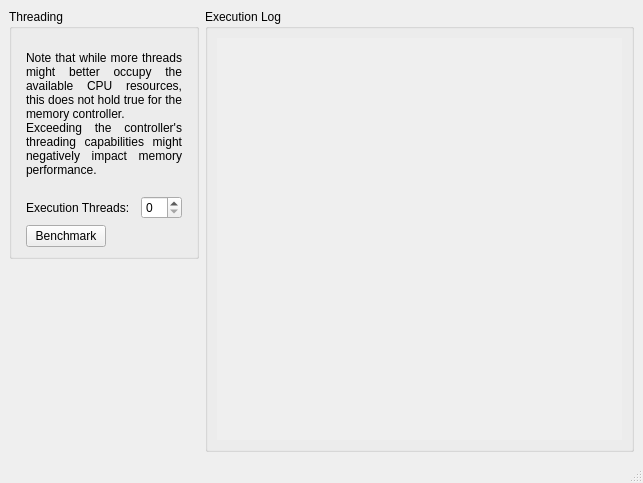
<?xml version="1.0" encoding="UTF-8"?>
<ui version="4.0">
 <class>MainWindow</class>
 <widget class="QMainWindow" name="MainWindow">
  <property name="geometry">
   <rect>
    <x>0</x>
    <y>0</y>
    <width>643</width>
    <height>483</height>
   </rect>
  </property>
  <property name="windowTitle">
   <string>MainWindow</string>
  </property>
  <property name="windowIcon">
   <iconset resource="MemLoader.qrc">
    <normaloff>:/MemLoader/images/MemLoader.svg</normaloff>:/MemLoader/images/MemLoader.svg</iconset>
  </property>
  <widget class="QWidget" name="centralwidget">
   <property name="sizePolicy">
    <sizepolicy hsizetype="Expanding" vsizetype="Expanding">
     <horstretch>0</horstretch>
     <verstretch>0</verstretch>
    </sizepolicy>
   </property>
   <layout class="QGridLayout" name="gridLayout">
    <item row="0" column="1" rowspan="2">
     <widget class="QGroupBox" name="groupBoxLog">
      <property name="title">
       <string>Execution Log</string>
      </property>
      <layout class="QGridLayout" name="gridLayout_3">
       <item row="0" column="0">
        <widget class="QScrollArea" name="scrollAreaRunLog">
         <property name="frameShape">
          <enum>QFrame::NoFrame</enum>
         </property>
         <property name="widgetResizable">
          <bool>true</bool>
         </property>
         <widget class="QWidget" name="scrollAreaWidgetContents">
          <property name="geometry">
           <rect>
            <x>0</x>
            <y>0</y>
            <width>419</width>
            <height>382</height>
           </rect>
          </property>
         </widget>
        </widget>
       </item>
      </layout>
     </widget>
    </item>
    <item row="1" column="0">
     <spacer name="verticalSpacer">
      <property name="orientation">
       <enum>Qt::Vertical</enum>
      </property>
      <property name="sizeHint" stdset="0">
       <size>
        <width>20</width>
        <height>40</height>
       </size>
      </property>
     </spacer>
    </item>
    <item row="0" column="0">
     <widget class="QGroupBox" name="groupBoxThreading">
      <property name="enabled">
       <bool>true</bool>
      </property>
      <property name="sizePolicy">
       <sizepolicy hsizetype="Fixed" vsizetype="Fixed">
        <horstretch>0</horstretch>
        <verstretch>0</verstretch>
       </sizepolicy>
      </property>
      <property name="minimumSize">
       <size>
        <width>190</width>
        <height>250</height>
       </size>
      </property>
      <property name="baseSize">
       <size>
        <width>80</width>
        <height>100</height>
       </size>
      </property>
      <property name="title">
       <string>Threading</string>
      </property>
      <property name="checkable">
       <bool>false</bool>
      </property>
      <layout class="QGridLayout" name="gridLayout_2">
       <item row="0" column="0" colspan="2">
        <widget class="QLabel" name="label_2">
         <property name="text">
          <string>Note that while more threads might better occupy the available CPU resources, this does not hold true for the memory controller.
Exceeding the controller's threading capabilities might negatively impact memory performance.</string>
         </property>
         <property name="alignment">
          <set>Qt::AlignJustify|Qt::AlignVCenter</set>
         </property>
         <property name="wordWrap">
          <bool>true</bool>
         </property>
        </widget>
       </item>
       <item row="1" column="0">
        <widget class="QLabel" name="label">
         <property name="text">
          <string>Execution Threads:</string>
         </property>
        </widget>
       </item>
       <item row="1" column="1">
        <widget class="QSpinBox" name="spinBox">
         <property name="sizePolicy">
          <sizepolicy hsizetype="Fixed" vsizetype="Fixed">
           <horstretch>0</horstretch>
           <verstretch>0</verstretch>
          </sizepolicy>
         </property>
        </widget>
       </item>
       <item row="2" column="0">
        <widget class="QPushButton" name="pushButton">
         <property name="sizePolicy">
          <sizepolicy hsizetype="Fixed" vsizetype="Fixed">
           <horstretch>0</horstretch>
           <verstretch>0</verstretch>
          </sizepolicy>
         </property>
         <property name="text">
          <string>Benchmark</string>
         </property>
        </widget>
       </item>
      </layout>
     </widget>
    </item>
   </layout>
  </widget>
  <widget class="QMenuBar" name="menubar">
   <property name="geometry">
    <rect>
     <x>0</x>
     <y>0</y>
     <width>643</width>
     <height>28</height>
    </rect>
   </property>
  </widget>
  <widget class="QStatusBar" name="statusbar"/>
 </widget>
 <resources>
  <include location="MemLoader.qrc"/>
 </resources>
 <connections>
  <connection>
   <sender>pushButton</sender>
   <signal>clicked()</signal>
   <receiver>MainWindow</receiver>
   <slot>startBenchmark()</slot>
   <hints>
    <hint type="sourcelabel">
     <x>65</x>
     <y>265</y>
    </hint>
    <hint type="destinationlabel">
     <x>118</x>
     <y>395</y>
    </hint>
   </hints>
  </connection>
 </connections>
 <slots>
  <slot>startBenchmark()</slot>
 </slots>
</ui>
